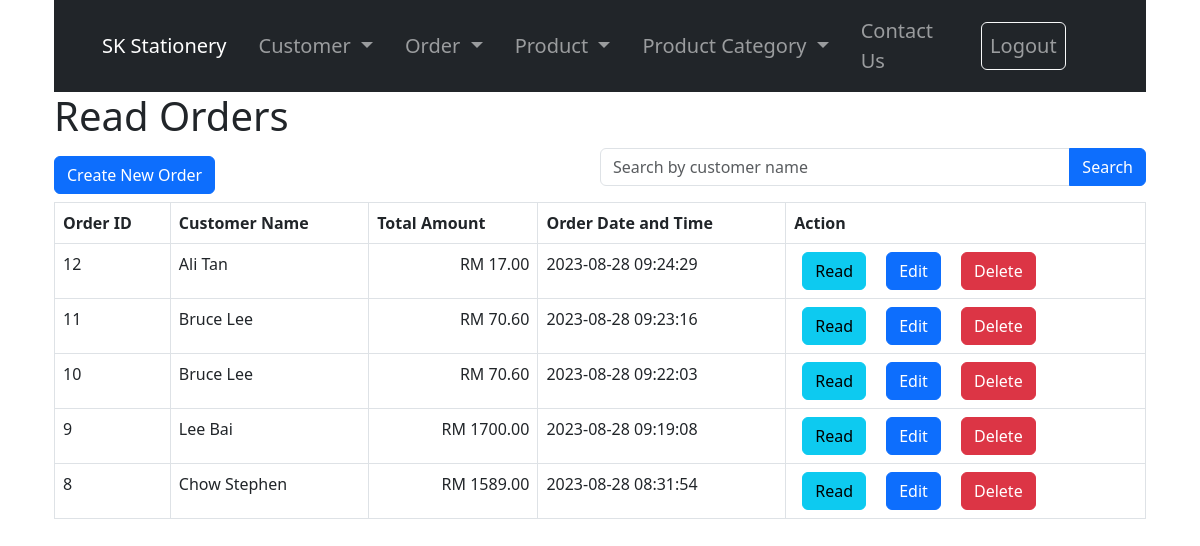
Screenshot of /order_read.php (signed in) with the database file from the repository.
### tables this page shows
CREATE TABLE IF NOT EXISTS `order_summary` (
  `order_id` int NOT NULL AUTO_INCREMENT,
  `customer_id` int NOT NULL,
  `total_amount` double NOT NULL,
  `order_date` datetime NOT NULL,
  PRIMARY KEY (`order_id`)
);

CREATE TABLE IF NOT EXISTS `customers` (
  `customer_id` int NOT NULL AUTO_INCREMENT,
  `user_name` varchar(30) NOT NULL,
  `user_password` varchar(255) NOT NULL,
  `first_name` varchar(20) NOT NULL,
  `last_name` varchar(20) NOT NULL,
  `gender` enum('Male','Female','Others') NOT NULL,
  `date_of_birth` date NOT NULL,
  `email` varchar(30) NOT NULL,
  `registration_date_time` datetime NOT NULL,
  `account_status` enum('Active','Inactive') NOT NULL DEFAULT 'Active',
  `image` varchar(255) NOT NULL,
  PRIMARY KEY (`customer_id`),
  UNIQUE KEY `user_name` (`user_name`),
  UNIQUE KEY `email` (`email`)
);

### order_read.php (the view, shortened to what this page needs)
<!DOCTYPE HTML>
<html>
<head>
    <link href="https://cdn.jsdelivr.net/npm/bootstrap@5.3.0/dist/css/bootstrap.min.css" rel="stylesheet">
</head>
<body>
    <div class="container">
        <?php include 'menu.php' ?>
        <div class="page-header">
            <h1>Read Orders</h1>
        </div>
        <?php
        include 'config/database.php';
        $query = "SELECT order_summary.order_id, order_summary.customer_id, order_summary.total_amount, order_summary.order_date, customers.first_name, customers.last_name FROM order_summary INNER JOIN customers ON customers.customer_id=order_summary.customer_id";
        $query .= " ORDER BY order_id DESC";
        $stmt = $con->prepare($query);
        $stmt->execute();
        $num = $stmt->rowCount();
        ?><div class="d-flex justify-content-between align-items-center">
            <div><a href='order_create.php' class='btn btn-primary m-b-1em'>Create New Order</a></div>
            <div class="w-50">
                <form method="GET" action="" class="mb-3">
                    <div class="input-group">
                        <input type="text" name="search" class="form-control" placeholder="Search by customer name" value="<?php echo isset($_GET['search']) ? htmlspecialchars($_GET['search']) : ''; ?>">
                        <button type="submit" class="btn btn-primary">Search</button>
                    </div>
                </form>
            </div>
        </div>
        <?php
        if ($num > 0) {
            echo "<table class='table table-hover table-responsive table-bordered'>";
            echo "<tr>";
            echo "<th>Order ID</th>";
            echo "<th>Customer Name</th>";
            echo "<th>Total Amount</th>";
            echo "<th>Order Date and Time</th>";
            echo "<th>Action</th>";
            echo "</tr>";
            while ($row = $stmt->fetch(PDO::FETCH_ASSOC)) {
                extract($row);
                echo "<tr>";
                echo "<td>{$order_id}</td>";
                echo "<td>{$first_name} {$last_name}</td>";
                echo "<td class='text-end'>RM " . number_format((float)$total_amount, 2, '.', '') . "</td>";
                echo "<td>{$order_date}</td>";
                echo "<td>
                <a href='order_detail_read.php?order_id={$order_id}' class='btn btn-info m-r-1em mx-2'>Read</a>
                <a href='order_update.php?order_id={$order_id}' class='btn btn-primary m-r-1em mx-2'>Edit</a>
                <a href='#' onclick='delete_order({$order_id});'  class='btn btn-danger mx-2'>Delete</a></td>";
            }
            echo "</table>";
        } else {
            echo "<div class='alert alert-danger'>No records found.</div>";
        }
        ?>
    </div>
</body>
</html>

### rows the page displays
order_summary: order_id "12", customer.first_name "Ali", customer.last_name "Tan", total_amount "17.00", order_date "2023-08-28 09:24:29"
order_summary: order_id "11", customer.first_name "Bruce", customer.last_name "Lee", total_amount "70.60", order_date "2023-08-28 09:23:16"
order_summary: order_id "10", customer.first_name "Bruce", customer.last_name "Lee", total_amount "70.60", order_date "2023-08-28 09:22:03"
order_summary: order_id "9", customer.first_name "Lee", customer.last_name "Bai", total_amount "1700.00", order_date "2023-08-28 09:19:08"
order_summary: order_id "8", customer.first_name "Chow", customer.last_name "Stephen", total_amount "1589.00", order_date "2023-08-28 08:31:54"
